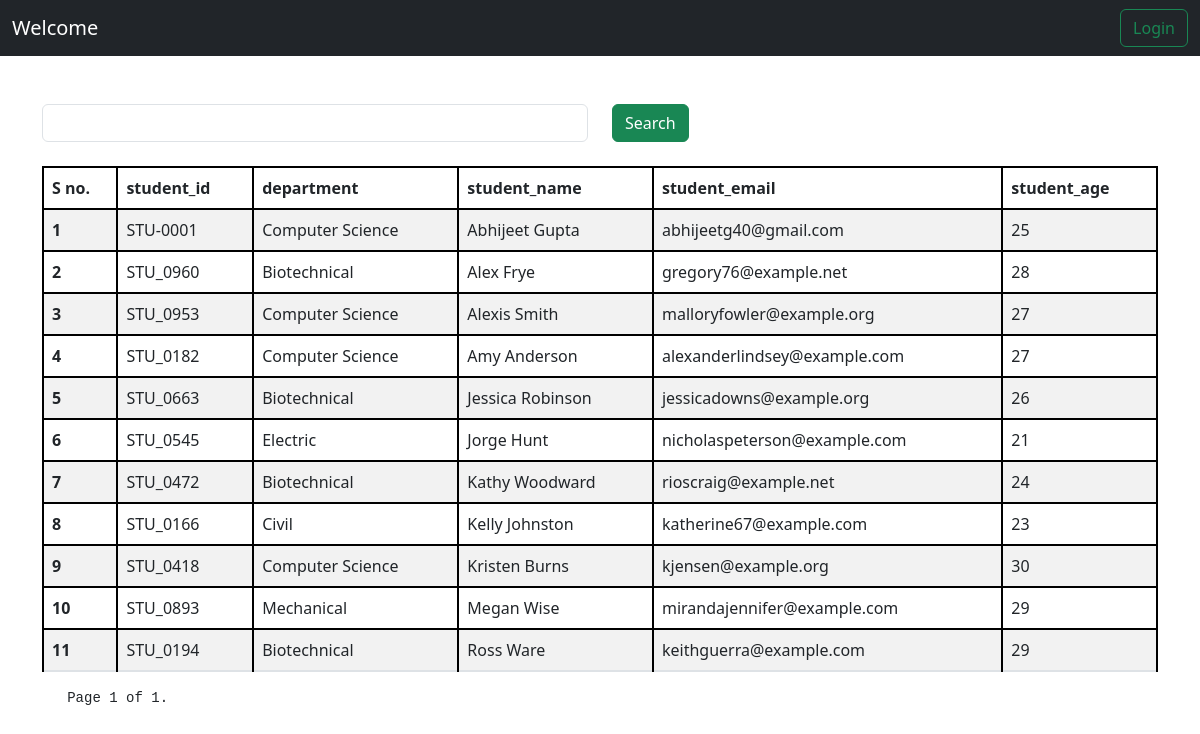
/students/?page=4, run on an earlier commit of the app's database.
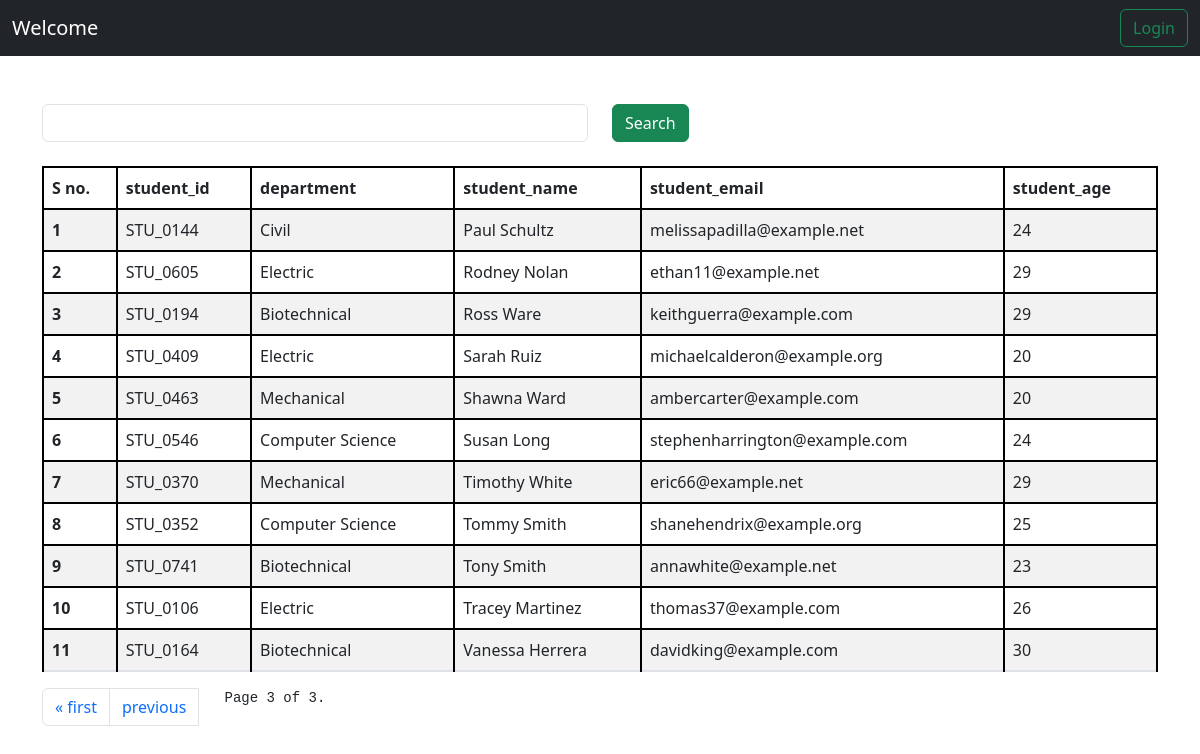
And on a later commit of the database.
### vege/models.py (models this page shows, shortened)
class Student(Model):
    department = ForeignKey(Department,related_name='depart',on_delete=CASCADE)
    student_id = OneToOneField(StudentID,related_name='studentid',on_delete=CASCADE)
    student_name =CharField(max_length=100)
    student_email =EmailField(unique=True)
    student_age =IntegerField(default=18)
    student_address =TextField()
    def __str__(self) -> str:
        return self.student_name
    class Meta:
        ordering = ['student_name']
        verbose_name = 'student'

class StudentID(Model):
    student_id = CharField(max_length=100)
    def __str__(self):
        return self.student_id

class Department(Model):
    department = CharField(max_length=100)
    class Meta:
        ordering = ['department']

### vege/views.py (the view, shortened to what this page needs)
# urls.py: path('students/',get_students,name='get_students')
def get_students(request):
     queryset = Student.objects.all()
     paginator = Paginator(queryset, 25)  # Show 25 contacts per page.
     page_number = request.GET.get("page",1)
     page_obj = paginator.get_page(page_number)
     print(page_obj.object_list)
     return render(request,'report//students.html',{'queryset':page_obj})

### vege/templates/report/students.html (shortened to what this page needs)
{% extends 'base.html' %}
{%block start%}
<div class="container mt-5">
<form class="mb-4 ">
    <div class="row">
        <div class="col-md-6">
            <input class="form-control" name="search" placerholder='search'>
        </div>
        <div class='col-md-6'>
            <button class="btn btn-success">Search</button>
        </div>
    </div>
</form>
    <table class="table table-striped">
        <thead>
          <tr>
            <th scope="col">S no.</th>
            <th scope="col">student_id</th>
            <th scope="col">department</th>
            <th scope="col">student_name</th>
            <th scope="col">student_email</th>
            <th scope="col">student_age</th>
          </tr>
        </thead>
        <tbody>
            {% for student in queryset %}
          <tr>
            <th scope="row">{{forloop.counter}}</th>
            <td>{{student.student_id}}</td>
            <td>{{student.department.department}}</td>
            <td>{{student.student_name}}</td>
            <td>{{student.student_email}}</td>
            <td>{{student.student_age}}</td>
          </tr>
          {% endfor %}
        </tbody>
    </table>
          <nav aria-label="Page navigation example">
            <ul class="pagination">
                {% if queryset.has_previous %}
                <li class="page-item"><a class="page-link" href="?page=1">&laquo; first</a></li>
                <li class="page-item"><a class="page-link" href="?page={{ queryset.previous_page_number }}">previous</a></li>
                {% endif %}
                <span class="current">
                    <pre>   Page {{ queryset.number }} of {{ queryset.paginator.num_pages }}.   </pre>
                </span>
        </ul>
    </nav>
</div>
{% endblock %}

What changed in the data, as far as the page shows it:
no longer on this page (row unchanged): Student: student_id "STU-0001", department.department "Computer Science", student_name "Abhijeet Gupta", student_email "abhijeetg40@gmail.com", student_age "25"
no longer on this page (row unchanged): Student: student_id "STU_0960", department.department "Biotechnical", student_name "Alex Frye", student_email "gregory76@example.net", student_age "28"
no longer on this page (row unchanged): Student: student_id "STU_0953", department.department "Computer Science", student_name "Alexis Smith", student_email "malloryfowler@example.org", student_age "27"
no longer on this page (row unchanged): Student: student_id "STU_0182", department.department "Computer Science", student_name "Amy Anderson", student_email "alexanderlindsey@example.com", student_age "27"
no longer on this page (row unchanged): Student: student_id "STU_0663", department.department "Biotechnical", student_name "Jessica Robinson", student_email "jessicadowns@example.org", student_age "26"
no longer on this page (row unchanged): Student: student_id "STU_0545", department.department "Electric", student_name "Jorge Hunt", student_email "nicholaspeterson@example.com", student_age "21"
no longer on this page (row unchanged): Student: student_id "STU_0472", department.department "Biotechnical", student_name "Kathy Woodward", student_email "rioscraig@example.net", student_age "24"
no longer on this page (row unchanged): Student: student_id "STU_0166", department.department "Civil", student_name "Kelly Johnston", student_email "katherine67@example.com", student_age "23"
no longer on this page (row unchanged): Student: student_id "STU_0418", department.department "Computer Science", student_name "Kristen Burns", student_email "kjensen@example.org", student_age "30"
no longer on this page (row unchanged): Student: student_id "STU_0893", department.department "Mechanical", student_name "Megan Wise", student_email "mirandajennifer@example.com", student_age "29"
added Student: student_id "STU_0144", department.department "Civil", student_name "Paul Schultz", student_email "melissapadilla@example.net", student_age "24"
added Student: student_id "STU_0605", department.department "Electric", student_name "Rodney Nolan", student_email "ethan11@example.net", student_age "29"
added Student: student_id "STU_0409", department.department "Electric", student_name "Sarah Ruiz", student_email "michaelcalderon@example.org", student_age "20"
added Student: student_id "STU_0463", department.department "Mechanical", student_name "Shawna Ward", student_email "ambercarter@example.com", student_age "20"
added Student: student_id "STU_0546", department.department "Computer Science", student_name "Susan Long", student_email "stephenharrington@example.com", student_age "24"
added Student: student_id "STU_0370", department.department "Mechanical", student_name "Timothy White", student_email "eric66@example.net", student_age "29"
added Student: student_id "STU_0352", department.department "Computer Science", student_name "Tommy Smith", student_email "shanehendrix@example.org", student_age "25"
added Student: student_id "STU_0741", department.department "Biotechnical", student_name "Tony Smith", student_email "annawhite@example.net", student_age "23"
added Student: student_id "STU_0106", department.department "Electric", student_name "Tracey Martinez", student_email "thomas37@example.com", student_age "26"
added Student: student_id "STU_0164", department.department "Biotechnical", student_name "Vanessa Herrera", student_email "davidking@example.com", student_age "30"
Also different on the page:
{{ queryset.number }}: "1" → "3"
{{ queryset.paginator.num_pages }}: "1" → "3"
text now shown: "« first previous"
